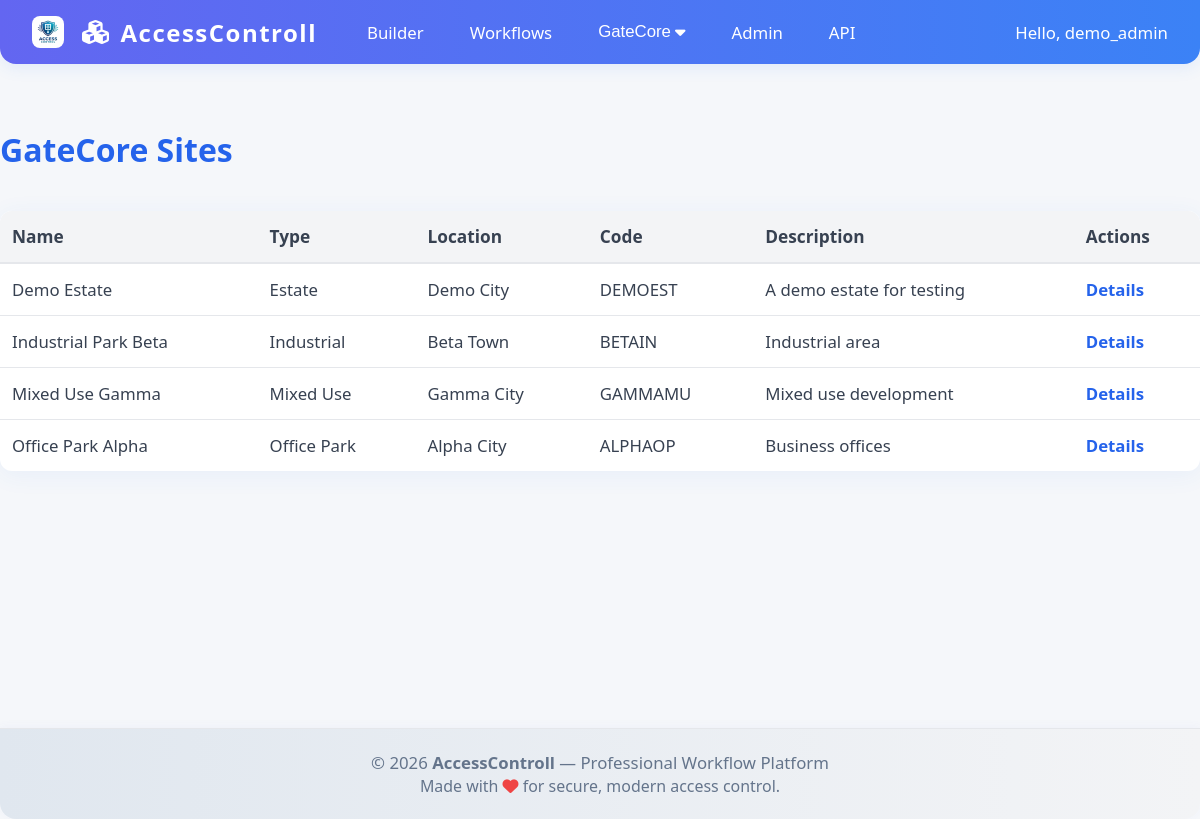
Page /builder/gatecore/sites/ (signed in) on the committed database.
### GateCore/models/property.py (models this page shows, shortened)
class Site(BaseModel):
    SITE_TYPES = [
        ("estate", "Estate"),
        ("office_park", "Office Park"),
        ("mixed_use", "Mixed Use"),
        ("industrial", "Industrial"),
        ("campus", "Campus"),
    ]
    name = models.CharField(max_length=255)
    site_type = models.CharField(max_length=50, choices=SITE_TYPES)
    location = models.CharField(max_length=255, blank=True)
    address = models.TextField(blank=True)
    description = models.TextField(blank=True)
    code = models.CharField(max_length=50, unique=True, blank=True, null=True)
    class Meta:
        ordering = ['name']
        indexes = [
            models.Index(fields=['site_type', 'is_active']),
        ]

### frontend/views.py (the view)
# urls.py: path('gatecore/sites/', views.gatecore_sites, name='gatecore_sites'),
@login_required
def gatecore_sites(request):
	sites = Site.objects.all().order_by('name')
	return render(request, "frontend/gatecore_sites.html", {"sites": sites})

### frontend/templates/frontend/gatecore_sites.html (shortened to what this page needs)
{% extends "frontend/base.html" %}
{% block content %}
<h2 style="max-width:1200px;margin:40px auto 0 auto;color:#2563eb;font-size:2rem;font-weight:800;">GateCore Sites</h2>
<table class="gatecore-table">
    <thead>
        <tr>
            <th>Name</th>
            <th>Type</th>
            <th>Location</th>
            <th>Code</th>
            <th>Description</th>
            <th>Actions</th>
        </tr>
    </thead>
    <tbody>
    {% for site in sites %}
        <tr>
            <td>{{ site.name }}</td>
            <td>{{ site.get_site_type_display }}</td>
            <td>{{ site.location }}</td>
            <td>{{ site.code }}</td>
            <td>{{ site.description|truncatechars:40 }}</td>
            <td><a href="/frontend/gatecore/sites/{{ site.id }}/">Details</a></td>
        </tr>
    {% empty %}
        <tr><td colspan="6" style="text-align:center;color:#64748b;">No sites found.</td></tr>
    {% endfor %}
    </tbody>
</table>
{% endblock %}

### frontend/templates/frontend/base.html (shortened to what this page needs)
{% load static %}
<!DOCTYPE html>
<html lang="en">
<head>
    <link rel="stylesheet" href="https://cdnjs.cloudflare.com/ajax/libs/font-awesome/6.5.0/css/all.min.css">
</head>
<body>
    <nav class="navbar">
        <span class="logo">
            <img src="{% static 'frontend/logo.png' %}" alt="Logo" />
            <i class="fa-solid fa-cubes"></i> AccessControll
        </span>
        <div class="menu">
            <a href="/builder/">Builder</a>
            <a href="/workflows/">Workflows</a>
            <div class="dropdown">
                <button class="dropbtn">GateCore <i class="fa-solid fa-caret-down"></i></button>
            </div>
            <a href="/admin/">Admin</a>
            <a href="/api/v1/components/" target="_blank">API</a>
        </div>
        <span class="user">{% if user.is_authenticated %}Hello, {{ user.username }}{% else %}<a href="/api-auth/login/" style="color:#fff;">Login</a>{% endif %}</span>
    </nav>
    <div class="content">
        {% block content %}{% endblock %}
    </div>
    <footer class="footer">
        &copy; {{ year|default:2026 }} <b>AccessControll</b> &mdash; Professional Workflow Platform<br>
        <span style="font-size:0.95em;">Made with <i class="fa-solid fa-heart" style="color:#ef4444;"></i> for secure, modern access control.</span>
    </footer>
</body>
</html>

### frontend/templates/frontend/base.html (style rules this page uses)
body { background: #f5f7fa; font-family: 'Segoe UI', Arial, sans-serif; margin: 0; }
.navbar { background: linear-gradient(90deg, #6366f1, #3b82f6); color: #fff; padding: 0 32px; height: 64px; display: flex; align-items: center; box-shadow: 0 4px 16px rgba(59,130,246,0.10); border-bottom-left-radius: 16px; border-bottom-right-radius: 16px; }
.navbar .logo { font-size: 1.5rem; font-weight: 800; letter-spacing: 1.5px; margin-right: 36px; display: flex; align-items: center; gap: 10px; }
.navbar .logo img { height: 32px; width: 32px; border-radius: 8px; margin-right: 8px; }
.navbar .menu { display: flex; gap: 18px; align-items: center; }
.navbar .menu > a, .navbar .menu > .dropdown > .dropbtn { color: #fff; text-decoration: none; font-weight: 500; font-size: 1.05rem; transition: color 0.2s; padding: 4px 14px; border-radius: 6px; background: none; border: none; outline: none; cursor: pointer; display: flex; align-items: center; }
.dropdown { position: relative; }
.dropbtn { display: flex; align-items: center; gap: 4px; }
.navbar .user { margin-left: auto; font-size: 1.05rem; font-weight: 500; }
.content { min-height: 80vh; padding-top: 24px; }
.footer { background: linear-gradient(90deg, #e0e7ef, #f3f4f6); color: #64748b; text-align: center; padding: 22px 0; font-size: 1.05rem; border-top: 1px solid #e5e7eb; border-bottom-left-radius: 16px; border-bottom-right-radius: 16px; box-shadow: 0 -2px 8px rgba(99,102,241,0.04); }

### frontend/templates/frontend/gatecore_sites.html (style rules this page uses)
.gatecore-table { width: 100%; border-collapse: collapse; background: #fff; border-radius: 12px; box-shadow: 0 4px 24px rgba(59,130,246,0.07); margin: 40px auto 0 auto; max-width: 1200px; overflow: hidden; }
.gatecore-table th, .gatecore-table td { padding: 14px 12px; text-align: left; }
.gatecore-table th { background: #f3f4f6; color: #374151; font-size: 1.08rem; font-weight: 700; border-bottom: 2px solid #e5e7eb; }
.gatecore-table tr { border-bottom: 1px solid #e5e7eb; }
.gatecore-table tr:last-child { border-bottom: none; }
.gatecore-table td { color: #374151; font-size: 1.05rem; }
.gatecore-table a { color: #2563eb; text-decoration: none; font-weight: 600; }

### rows in the picture
Site: name "Demo Estate", site_type "Estate", location "Demo City", code "DEMOEST", description "A demo estate for testing"
Site: name "Industrial Park Beta", site_type "Industrial", location "Beta Town", code "BETAIN", description "Industrial area"
Site: name "Mixed Use Gamma", site_type "Mixed Use", location "Gamma City", code "GAMMAMU", description "Mixed use development"
Site: name "Office Park Alpha", site_type "Office Park", location "Alpha City", code "ALPHAOP", description "Business offices"

### other values in the picture
{{ user.username }} "demo_admin"
{{ year|default:2026 }} "2026"
